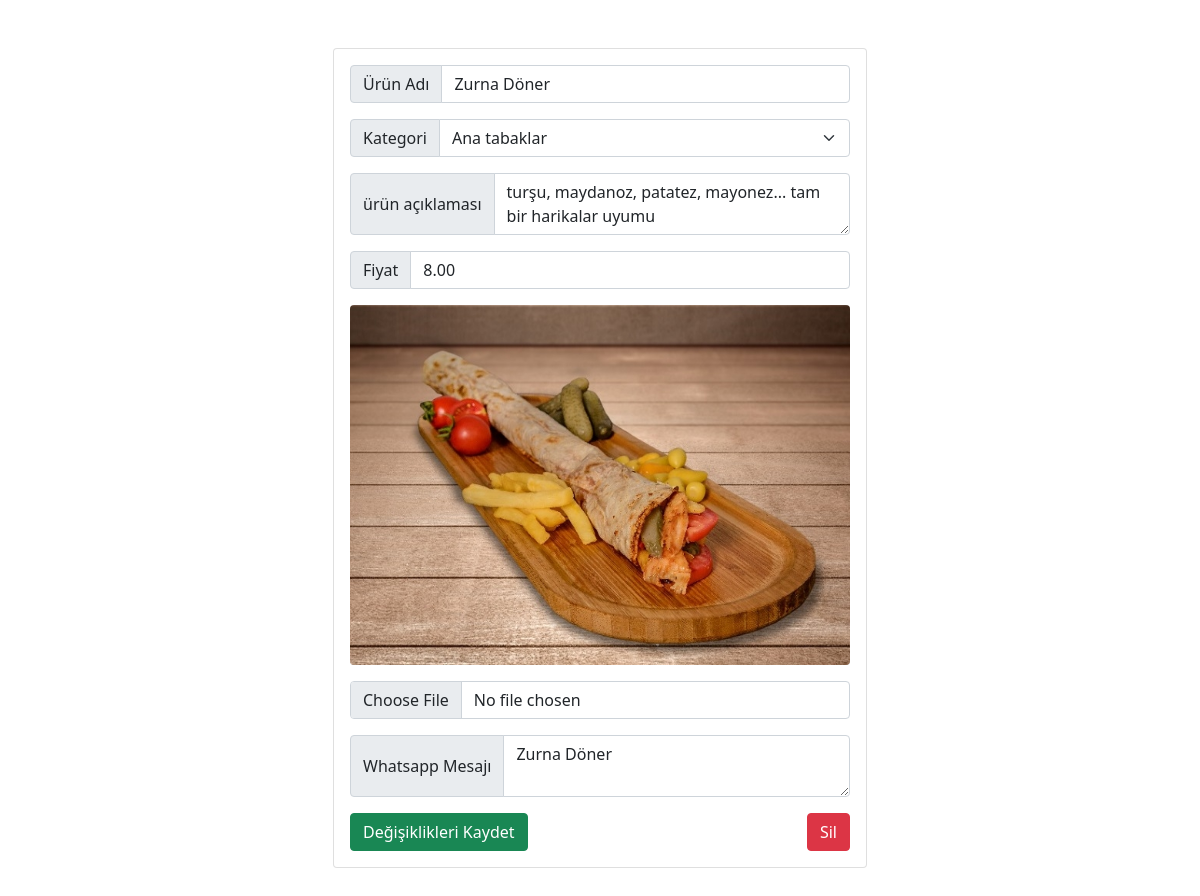
Page /product/edit/14/ (signed in) on the committed database.
### products/models.py (models this page shows, shortened)
class Product(models.Model):
    title = models.CharField(max_length=100, default='عنوان الوجبة')
    image = models.ImageField(default='meal_def.jpg', upload_to='product_pics/')
    description = models.TextField(default='وصف الوجبة')
    price = models.DecimalField(max_digits=6, decimal_places=2, default=0.0)
    buyingMassage = models.TextField(default='رسالة الشراء')
    category = models.ForeignKey(Category, on_delete=models.CASCADE)
    sender_id = models.IntegerField(default=1)

### pages/models.py (models this page shows, shortened)
class Category(models.Model):
    name = models.CharField(max_length=100)
    restaurant = models.ForeignKey('Profile', on_delete=models.CASCADE, related_name='categories')

### pages/views.py (the view)
# urls.py: path("product/edit/<int:product_id>/", views.editProduct, name='editProduct'),
def editProduct(request, product_id):
    user = request.user
    currentProduct = Product.objects.get(id=product_id)
    categories = Category.objects.filter(restaurant=restaurant)
    if request.method == 'POST':
        currentProduct.title = request.POST['title'].strip()
        currentProduct.description = request.POST['description'].strip()
        currentProduct.price = request.POST['price'].strip()
        currentProduct.category = Category.objects.get(id=request.POST['category'].strip())
        if 'image' in request.FILES:
            if currentProduct.image != 'meal_def.jpg':
                os.remove(os.path.join(settings.MEDIA_ROOT, currentProduct.image.name))
            currentProduct.image = request.FILES['image']
        currentProduct.save()
        return render(request, 'products/edit/editProduct.html', {"thisPage": 'editProduct', 'restaurant': restaurant, 'product': currentProduct, 'user': user, 'success': "Ürün başarıyla güncellendi.", 'categories': categories})
    else:
        return render(request, 'products/edit/editProduct.html', {"thisPage": 'editProduct', 'restaurant': restaurant, 'categories': categories, 'product': currentProduct, 'user': user })

### templates/products/edit/editProduct.html (shortened to what this page needs)
{% extends 'base2.html' %}
{% block content %}
<div class="container">
    {% if user.is_authenticated %}
    <div class="row justify-content-center">
        <div class="col-lg-6 col-md-10 col-sm-12">
            <div class="card mb-5">
                <div class="card-body">
    <form method="POST" enctype="multipart/form-data" class="text-center">
        <div class="input-group mb-3">
            <span class="input-group-text" id="urun_name">Ürün Adı</span>
            <input type="text" name="title" required value="{{ product.title }}" class="form-control" placeholder="ürün adı giriniz..." >
        </div>
        <div class="input-group mb-3">
            <label class="input-group-text" for="inputGroup">Kategori</label>
            <select name="category" required class="form-select" aria-label="kategori" aria-describedby="kategori" id="inputGroup">
                {% for category in categories %}
                <option value="{{ category.id }}" {% if category.id == product.category.id %} selected {% endif %}>{{ category.name }}</option>
                {% endfor %}
            </select>
        </div>
        <div class="input-group mb-3">
            <span class="input-group-text" id="tanim">ürün açıklaması</span>
            <textarea name="description" required class="form-control" placeholder="ürün açıklaması giriniz..." aria-describedby="tanim" aria-label="Tanim">{{ product.description }}</textarea>
        </div>
        <div class="input-group mb-3">
            <span class="input-group-text" id="price">Fiyat</span>
            <input type="number" name="oldPrice" required value="{{ product.price }}" class="form-control">
        </div>
        <div class="mb-3 text-center">
            {% if product.image %}
            <img src="{{ product.image.url }}" alt="Product Image" class="img-fluid rounded">
            {% endif %}
        </div>
        <div class="input-group mb-3">
            <input type="file" class="form-control" id="file1">
        </div>
        <div class="input-group mb-3">
            <span class="input-group-text">Whatsapp Mesajı</span>
            <textarea name="buyingMassage" required placeholder='Satın alma sırasında WhatsApp mesajı' class="form-control">{{ product.buyingMassage }}</textarea>
        </div>
        <div class="d-flex justify-content-between">
            <button type="submit" name="btnUpdateHotdeal" class="btn btn-success">Değişiklikleri Kaydet</button>
            <button type="button" name="btnDeleteProduct" onclick="confirmDelete()" class="btn btn-danger">Sil</button>
        </div>
    </form>
{% else %}
    <script>
      setTimeout(function () {
        window.location.href = "{% url 'viewProduct' product.id %}";
      }, 2000);
    </script>
{% endif %}
{% endblock %}

### static/css/base2.css (style rules this page uses)
body { background-color: rgb(88, 83, 83); }

### rows in the picture
Product: title "Zurna Döner", category "Ana tabaklar", description "turşu, maydanoz, patatez, mayonez... tam bir harikalar uyumu", oldPrice "8.00", image (picture), buyingMassage "Zurna Döner"
